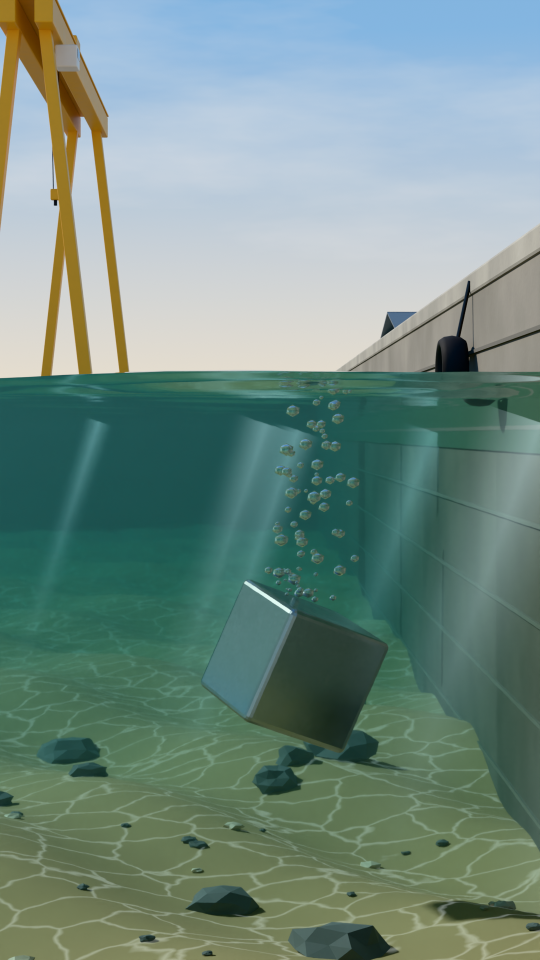
#> input picture episodio_01_navio_v2/etapa_b/quadros/quadro1.png, 1080 x 1920 px (shown at 1/2 size); its folder holds only this picture in this run
$ python gerar_imagens.py
#> lines starting #> are read from the running program, lines starting #| are printed output that depends on the picture
"""Gera as imagens leves da página de revisão a partir dos quadros finais e da v1."""
import os
from PIL import Image
A = os.path.dirname(os.path.dirname(os.path.abspath(__file__)))
W = os.path.join(A, 'web')
for n in range(1, 6):
    Image.open(os.path.join(A, 'quadros', f'quadro{n}.png')).convert('RGB').resize((720, 1280), Image.LANCZOS).save(os.path.join(W, f'q{n}_v2.jpg'), quality=86, optimize=True)
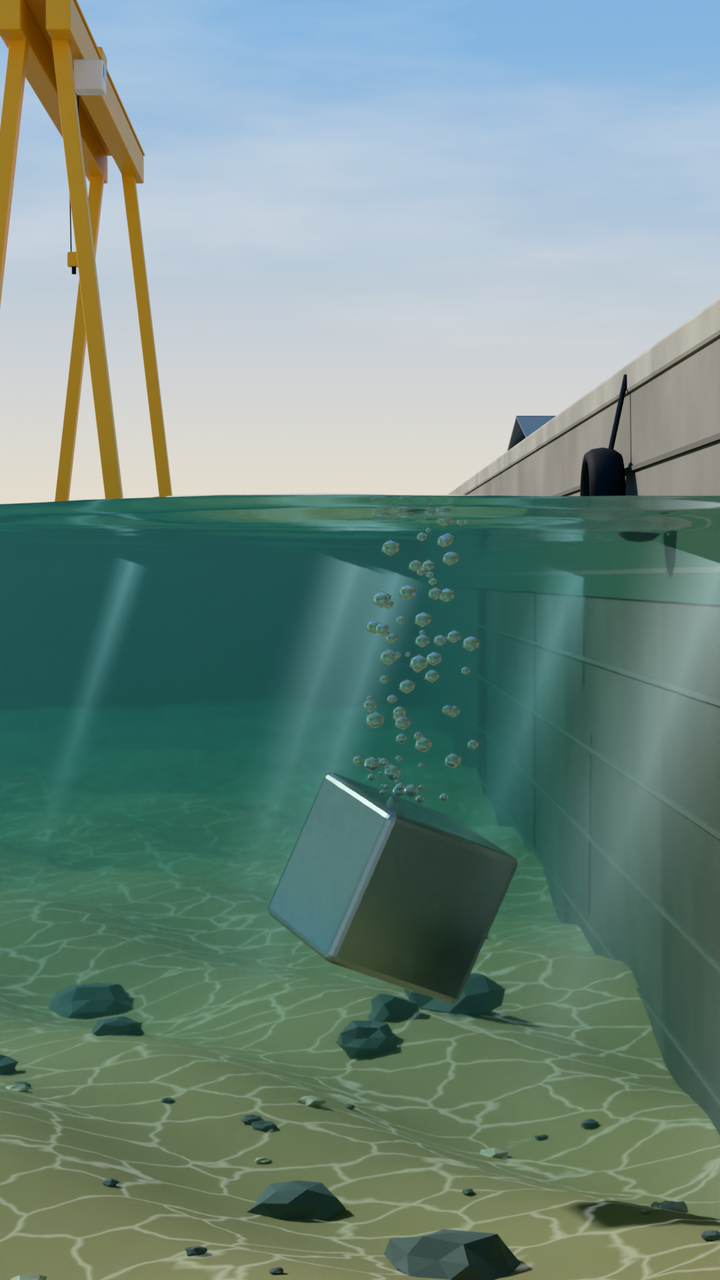
#> saved as q1_v2.jpg: PIL image 720x1280 RGB; mean R, G, B 113.8, 139.2, 131.2
#> (the run stopped early here; a loop or call above may not have finished)
